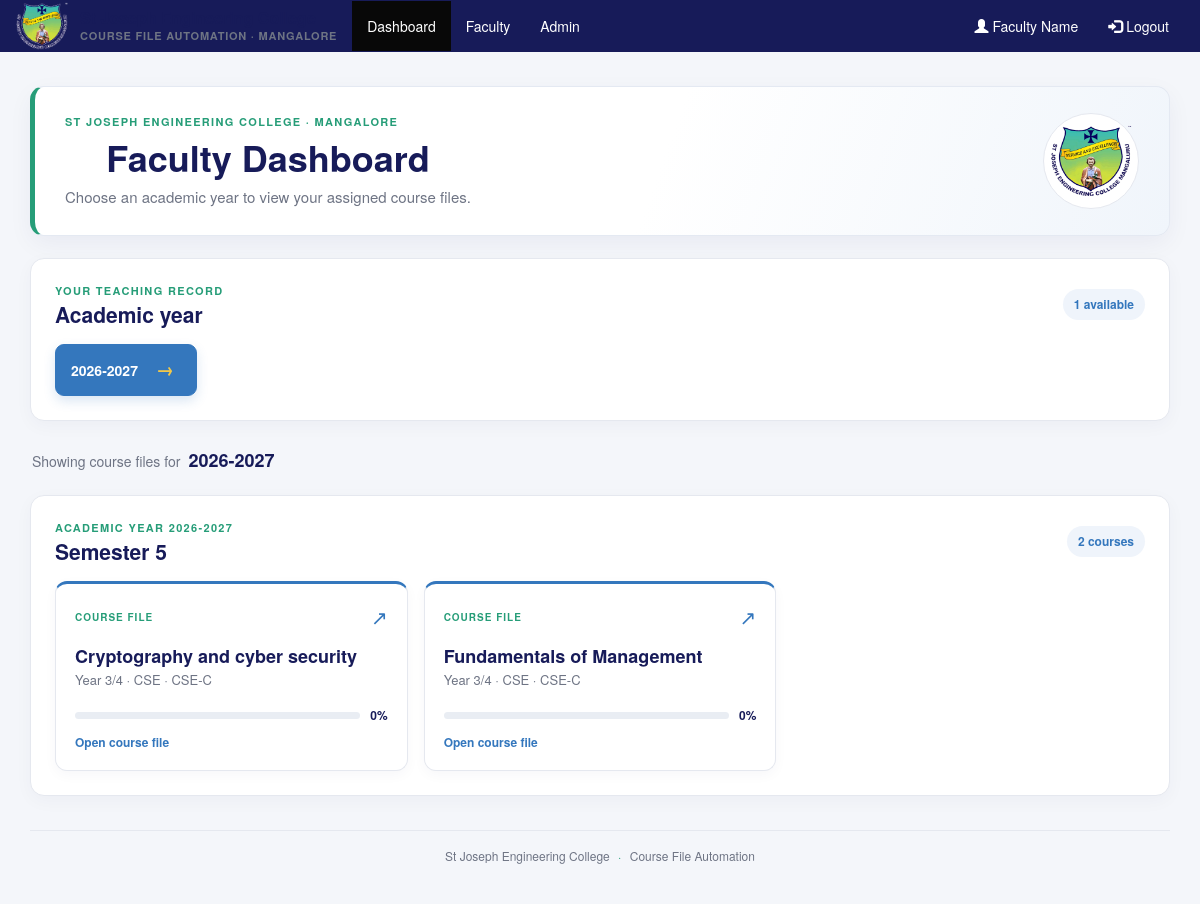
/dashboard (signed in), run on the app's committed database.
### tables this page shows
CREATE TABLE `subjects` (
  `sid` int(255) NOT NULL,
  `fid` int(255) NOT NULL,
  `faculty_name` varchar(255) NOT NULL DEFAULT '',
  `faculty_username` varchar(255) NOT NULL DEFAULT '',
  `faculty_email` varchar(255) NOT NULL DEFAULT '',
  `faculty_phone` varchar(50) NOT NULL DEFAULT '',
  `department` varchar(100) NOT NULL DEFAULT '',
  `branch` varchar(100) NOT NULL DEFAULT '',
  `academic_year` varchar(12) NOT NULL,
  `subject_name` varchar(50) NOT NULL,
  `year` int(10) NOT NULL,
  `semester` int(10) NOT NULL,
  `section` varchar(20) NOT NULL DEFAULT '',
  `progress` int(10) NOT NULL
);

### db.php (called while the page is built, shortened)
<?php
if (!function_exists('ensure_course_status')) {
function ensure_course_status($db, $sid)
{
    $sid = (int)$sid;
    $columns = array(
        'individual_time_table', 'class_time_table', 'course_plan', 'lesson_plan',
        'assignment', 'mid', 'remedial', 'tutorial', 'quiz', 'co_po', 'notes'
    );
    return array_fill_keys($columns, '');
}
}
?>

### dashboard/index.php (the view, shortened to what this page needs)
<?php
require "../db.php";
include ("../login/header.php");
$fid = (int)$_SESSION['userid'];
$yearQuery = $db->prepare("SELECT DISTINCT academic_year FROM subjects WHERE fid = ? AND academic_year = '2026-2027' ORDER BY academic_year DESC");
$yearQuery->bind_param('i', $fid);
$yearQuery->execute();
$yearResult = $yearQuery->get_result();
$academicYears = array();
while ($yearRow = $yearResult->fetch_assoc()) $academicYears[] = $yearRow['academic_year'];
$selectedYear = isset($_GET['acyear']) && in_array($_GET['acyear'], $academicYears, true)
	? $_GET['acyear']
	: (count($academicYears) > 0 ? $academicYears[0] : '');
$semesters = array();
if ($selectedYear !== '') {
	$courseQuery = $db->prepare("SELECT * FROM subjects WHERE academic_year = ? AND fid = ? ORDER BY semester, department, section, subject_name");
	$courseQuery->bind_param('si', $selectedYear, $fid);
	$courseQuery->execute();
	$courseResult = $courseQuery->get_result();
	while ($course = $courseResult->fetch_assoc()) {
		$semesterNumber = (int)$course['semester'];
		if (!isset($semesters[$semesterNumber])) $semesters[$semesterNumber] = array();
		$semesters[$semesterNumber][] = $course;
	}
}
function renderSubjectCards($subjects, $db) {
	foreach ($subjects as $row) {
		$sid = (int)$row['sid'];
		$progress = 0;
		$progress = floor(($progress / 11) * 100);
		$subjectName = htmlspecialchars($row['subject_name'], ENT_QUOTES, 'UTF-8');
		$department = isset($row['department']) ? $row['department'] : '';
		$sectionBranch = isset($row['section']) ? $row['section'] : '';
		if ($department === 'CSE' && in_array(strtoupper($sectionBranch), array('A', 'B', 'C', 'D'), true)) $sectionBranch = 'CSE-' . strtoupper($sectionBranch);
		$courseDetails = array();
		if ($department !== '') $courseDetails[] = htmlspecialchars($department, ENT_QUOTES, 'UTF-8');
		if ($sectionBranch !== '') $courseDetails[] = htmlspecialchars($sectionBranch, ENT_QUOTES, 'UTF-8');
		$courseDetailsText = implode(' · ', $courseDetails);
		$target = "../dashboard/index.php?sid=" . $sid . "&subject_name=" . rawurlencode($row['subject_name']);
		?>
		<a class="sjc-course-card" href="<?php echo htmlspecialchars($target, ENT_QUOTES, 'UTF-8'); ?>">
			<div class="sjc-course-card__top"><span class="sjc-course-card__eyebrow">COURSE FILE</span><span class="sjc-course-card__arrow" aria-hidden="true">↗</span></div>
			<h4><?php echo $subjectName; ?></h4>
			<p>Year <?php echo (int)$row['year']; ?>/4<?php echo $courseDetailsText !== '' ? ' · ' . $courseDetailsText : ''; ?></p>
			<div class="sjc-progress"><div class="sjc-progress__track"><span style="width:<?php echo $progress; ?>%"></span></div><strong><?php echo $progress; ?>%</strong></div>
			<span class="sjc-course-card__foot">Open course file</span>
		</a>
		<?php
	}
}
?>
<!DOCTYPE html>
<html lang="en">
<head>
	<link rel="stylesheet" href="../css/bootstrap.min.css">
	<link rel="stylesheet" href="progress-circle.css">
	<link rel="stylesheet" href="../header/sjc-theme.css">
</head>
<body class="sjc-dashboard-page">
	<main class="sjc-dashboard">
		<section class="sjc-welcome">
			<div>
				<p class="sjc-kicker">ST JOSEPH ENGINEERING COLLEGE · MANGALORE</p>
				<h1>Faculty Dashboard</h1>
				<p class="sjc-welcome__text">Choose an academic year to view your assigned course files.</p>
			</div>
			<div class="sjc-welcome__seal"><img src="../sjec_logo.gif" alt="St Joseph Engineering College crest"></div>
		</section>
		<section class="sjc-year-panel" aria-labelledby="academic-years-title">
			<div class="sjc-section-heading">
				<div><p class="sjc-kicker">YOUR TEACHING RECORD</p><h2 id="academic-years-title">Academic year</h2></div>
				<span class="sjc-year-count"><?php echo count($academicYears); ?> available</span>
			</div>
			<?php if (count($academicYears) > 0) { ?>
				<div class="sjc-year-list">
				<?php foreach ($academicYears as $year) { $active = ($year === $selectedYear); ?>
					<a class="sjc-year-chip<?php echo $active ? ' is-active' : ''; ?>" href="../dashboard/index.php?acyear=<?php echo rawurlencode($year); ?>"><?php echo htmlspecialchars($year, ENT_QUOTES, 'UTF-8'); ?><span aria-hidden="true">→</span></a>
				<?php } ?>
				</div>
			<?php } else { ?>
				<p class="sjc-empty">No academic years have been assigned to your faculty account yet.</p>
			<?php } ?>
		</section>
		<?php if ($selectedYear !== '') { ?>
			<div class="sjc-selected-year"><span>Showing course files for</span><strong><?php echo htmlspecialchars($selectedYear, ENT_QUOTES, 'UTF-8'); ?></strong></div>
			<?php foreach ($semesters as $semester => $subjects) { ?>
				<section class="sjc-semester" aria-labelledby="semester-<?php echo (int)$semester; ?>">
					<div class="sjc-section-heading"><div><p class="sjc-kicker">ACADEMIC YEAR <?php echo htmlspecialchars($selectedYear, ENT_QUOTES, 'UTF-8'); ?></p><h2 id="semester-<?php echo (int)$semester; ?>">Semester <?php echo (int)$semester; ?></h2></div><span class="sjc-year-count"><?php echo count($subjects); ?> course<?php echo count($subjects) === 1 ? '' : 's'; ?></span></div>
					<div class="sjc-course-grid"><?php renderSubjectCards($subjects, $db); ?></div>
				</section>
			<?php } ?>
		<?php } else if (count($academicYears) > 0) { ?>
			<div class="sjc-hint"><span class="sjc-hint__icon" aria-hidden="true">i</span><p>Select an academic year above to see its semesters and assigned courses.</p></div>
		<?php } ?>
		<footer class="sjc-footer">St Joseph Engineering College <span>·</span> Course File Automation</footer>
	</main>
</body>
</html>

### header/sjc-theme.css (style rules this page uses)
:root { --sjc-navy: #171b59; --sjc-blue: #3477bd; --sjc-green: #269d78; --sjc-gold: #f2c849; --sjc-ink: #252a3a; --sjc-muted: #6e7484; --sjc-line: #e5e8ef; --sjc-surface: #ffffff; --sjc-canvas: #f4f6fa; }
body { color: var(--sjc-ink); }
body.sjc-dashboard-page { min-height: 100vh; background: var(--sjc-canvas) !important; font-family: "Helvetica Neue", Arial, sans-serif; }
.sjc-dashboard { max-width: 1240px; margin: 0 auto; padding: 34px 30px 24px; }
.sjc-welcome { display: flex; align-items: center; justify-content: space-between; gap: 24px; padding: 26px 30px; border: 1px solid #e4e9f2; border-left: 5px solid var(--sjc-green); border-radius: 14px; background: linear-gradient(110deg,#fff 55%,#f0f5fb); box-shadow: 0 8px 24px rgba(23,27,89,.05); }
.sjc-kicker { margin: 0 0 8px; color: var(--sjc-green); font-size: 11px; font-weight: 800; letter-spacing: .12em; }
.sjc-welcome h1 { margin: 0; color: var(--sjc-navy); font-size: clamp(26px,3vw,36px); font-weight: 750; }
.sjc-welcome__text { margin: 9px 0 0; color: var(--sjc-muted); font-size: 15px; }
.sjc-welcome__seal { display: grid; width: 96px; height: 96px; flex: 0 0 auto; place-items: center; border: 1px solid var(--sjc-line); border-radius: 50%; background: #fff; }
.sjc-welcome__seal img { width: 82px; height: 82px; object-fit: contain; }
.sjc-year-panel, .sjc-semester { margin-top: 22px; padding: 24px; border: 1px solid var(--sjc-line); border-radius: 14px; background: var(--sjc-surface); box-shadow: 0 5px 18px rgba(23,27,89,.035); }
.sjc-section-heading { display: flex; align-items: center; justify-content: space-between; gap: 14px; margin-bottom: 18px; }
.sjc-section-heading .sjc-kicker { margin-bottom: 4px; }
.sjc-section-heading h2 { margin: 0; color: var(--sjc-navy); font-size: 21px; font-weight: 700; }
.sjc-year-count { padding: 7px 11px; border-radius: 20px; background: #eff4fb; color: var(--sjc-blue); font-size: 12px; font-weight: 700; white-space: nowrap; }
.sjc-year-list { display: flex; flex-wrap: wrap; gap: 10px; }
.sjc-year-chip { display: inline-flex; align-items: center; gap: 18px; min-width: 142px; padding: 12px 15px; border: 1px solid var(--sjc-line); border-radius: 9px; color: var(--sjc-navy); background: #fff; font-weight: 700; text-decoration: none !important; transition: .18s ease; }
.sjc-year-chip span { color: var(--sjc-green); font-size: 18px; }
.sjc-year-chip:hover, .sjc-year-chip.is-active { border-color: var(--sjc-blue); color: #fff; background: var(--sjc-blue); box-shadow: 0 5px 12px rgba(52,119,189,.18); }
.sjc-year-chip:hover span, .sjc-year-chip.is-active span { color: var(--sjc-gold); }
.sjc-selected-year { display: flex; align-items: baseline; gap: 8px; margin: 27px 2px 6px; color: var(--sjc-muted); }
.sjc-selected-year strong { color: var(--sjc-navy); font-size: 18px; }
.sjc-course-grid { display: grid; grid-template-columns: repeat(3,minmax(0,1fr)); gap: 16px; }
.sjc-course-card { display: block; min-height: 188px; padding: 19px; border: 1px solid var(--sjc-line); border-top: 3px solid var(--sjc-blue); border-radius: 12px; color: inherit; background: #fff; box-shadow: 0 4px 13px rgba(23,27,89,.035); text-decoration: none !important; transition: transform .18s ease,box-shadow .18s ease,border-color .18s ease; }
.sjc-course-card__top { display: flex; align-items: center; justify-content: space-between; }
.sjc-course-card__eyebrow { color: var(--sjc-green); font-size: 10px; font-weight: 800; letter-spacing: .1em; }
.sjc-course-card__arrow { color: var(--sjc-blue); font-size: 20px; }
.sjc-course-card h4 { margin: 15px 0 5px; color: var(--sjc-navy); font-size: 18px; font-weight: 700; }
.sjc-course-card p { margin: 0; color: var(--sjc-muted); font-size: 13px; }
.sjc-progress { display: flex; align-items: center; gap: 10px; margin-top: 17px; }
.sjc-progress__track { height: 7px; flex: 1; overflow: hidden; border-radius: 8px; background: #e9edf3; }
.sjc-progress strong { color: var(--sjc-navy); font-size: 12px; }
.sjc-course-card__foot { display: block; margin-top: 10px; color: var(--sjc-blue); font-size: 12px; font-weight: 700; }
.sjc-footer { margin-top: 34px; padding: 16px 0; border-top: 1px solid var(--sjc-line); color: var(--sjc-muted); font-size: 12px; text-align: center; }
.sjc-footer span { padding: 0 5px; color: var(--sjc-green); }

### dashboard/progress-circle.css (style rules this page uses)
body { font-family: 'Open Sans Condensed', sans-serif; }
h1 { color: #63B8FF; text-align: center; }

### data on the page
subjects: subject_name "Cryptography and cyber security", year "3", courseDetailsText "CSE · CSE-C", progress "0"
subjects: subject_name "Fundamentals of Management", year "3", courseDetailsText "CSE · CSE-C", progress "0"

### other printed values
$_SESSION['name'] "Faculty Name"
count($academicYears) "1"
$year "2026-2027"
$selectedYear "2026-2027"
$semester "5"
count($subjects) "2"
